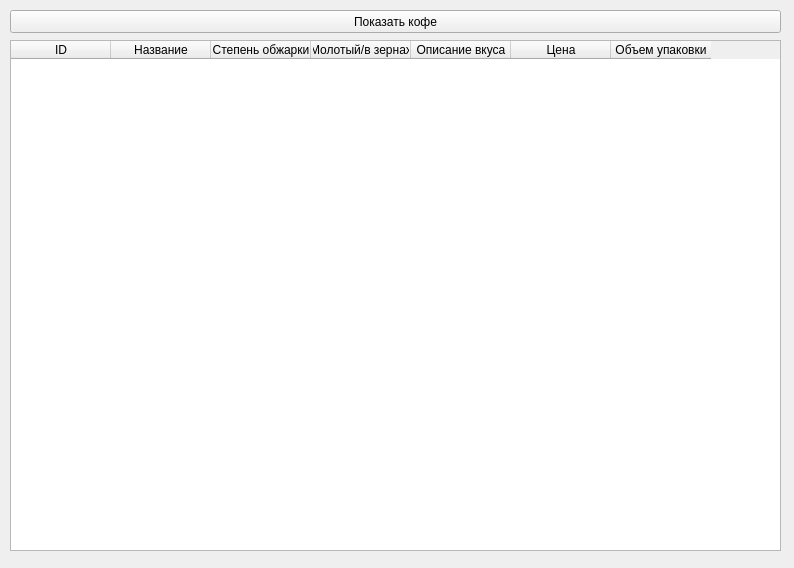
<?xml version="1.0" encoding="UTF-8"?>
<ui version="4.0">
 <class>Form</class>
 <widget class="QWidget" name="Form">
  <property name="geometry">
   <rect>
    <x>0</x>
    <y>0</y>
    <width>794</width>
    <height>568</height>
   </rect>
  </property>
  <property name="windowTitle">
   <string>Эспрессо</string>
  </property>
  <widget class="QTableWidget" name="tableWidget">
   <property name="geometry">
    <rect>
     <x>10</x>
     <y>40</y>
     <width>771</width>
     <height>511</height>
    </rect>
   </property>
   <column>
    <property name="text">
     <string>ID</string>
    </property>
   </column>
   <column>
    <property name="text">
     <string>Название</string>
    </property>
   </column>
   <column>
    <property name="text">
     <string>Степень обжарки</string>
    </property>
   </column>
   <column>
    <property name="text">
     <string>Молотый/в зернах</string>
    </property>
   </column>
   <column>
    <property name="text">
     <string>Описание вкуса</string>
    </property>
   </column>
   <column>
    <property name="text">
     <string>Цена</string>
    </property>
   </column>
   <column>
    <property name="text">
     <string>Объем упаковки</string>
    </property>
   </column>
  </widget>
  <widget class="QPushButton" name="pushButton_2">
   <property name="geometry">
    <rect>
     <x>10</x>
     <y>10</y>
     <width>771</width>
     <height>23</height>
    </rect>
   </property>
   <property name="text">
    <string>Показать кофе</string>
   </property>
  </widget>
 </widget>
 <resources/>
 <connections/>
</ui>
